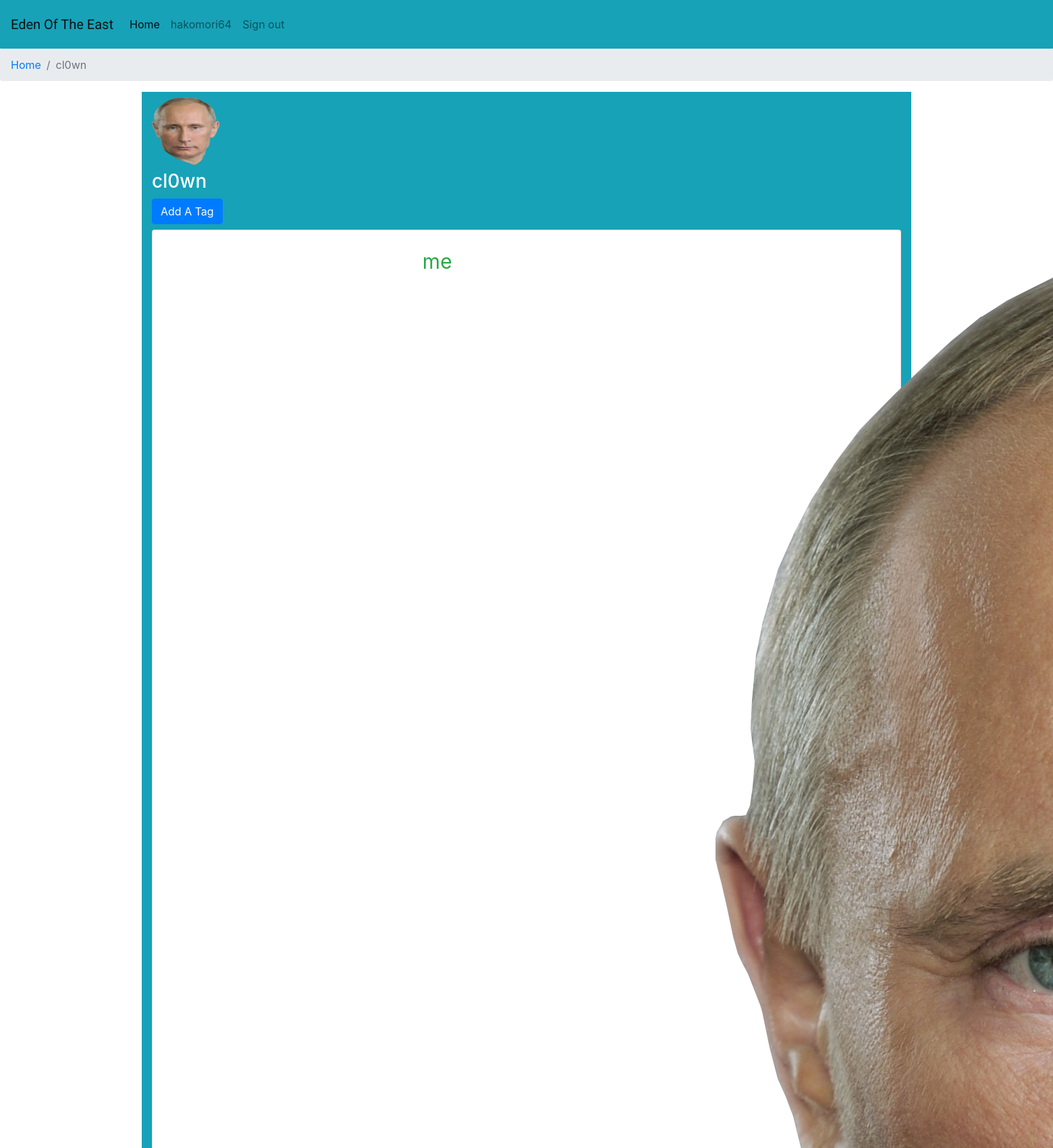
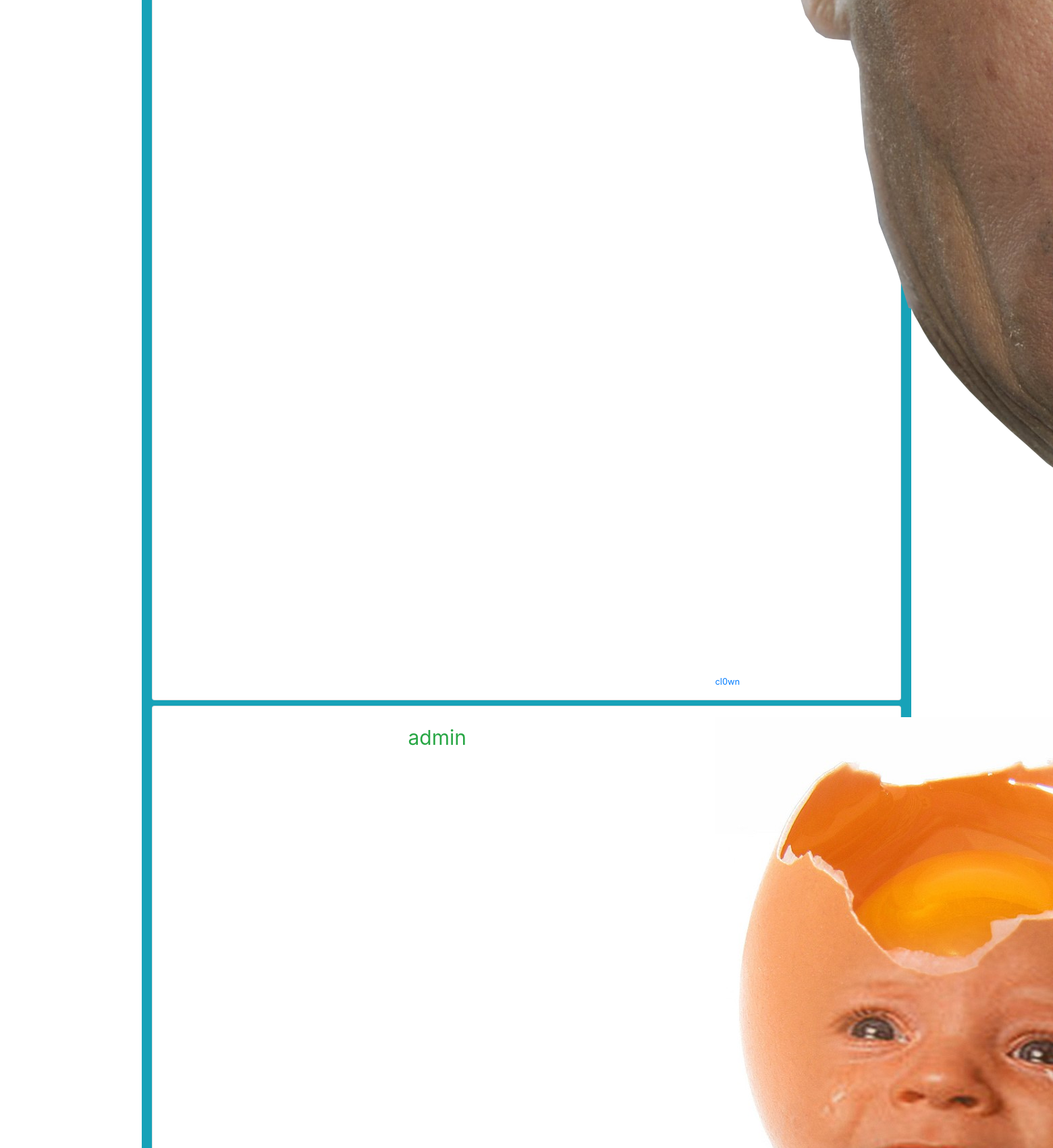
/1/ (signed in, upper part), run on the app's committed database (2 pictures, top to bottom).
### edensystem/models.py (models this page shows)
class Tag(models.Model):
    user = models.ForeignKey(User, on_delete=models.CASCADE, related_name='user_tags')
    description = models.CharField(max_length=100)
    created_by = models.ForeignKey(User, on_delete=models.CASCADE, related_name='created_tags')
    created_at = models.DateTimeField(auto_now_add=True)
    class Meta:
        ordering = ['-created_at']

### edensystem/views.py (the view)
# urls.py: path('<int:user_pk>/', views.tags, name='tags'),
def tags(request, user_pk):
    user = get_object_or_404(User, pk=user_pk)
    tags = user.user_tags.all().order_by('-created_at')
    return render(request, 'tags.html', {'each': user, 'tags': tags})

### templates/tags.html (shortened to what this page needs)
{% extends "base.html" %}
{% load thumbnail %}
{% block breadcrumb %}
<li class="breadcrumb-item"><a href="{% url 'home' %}">Home</a></li>
<li class="breadcrumb-item active">{{ each.username }}</li>
{% endblock breadcrumb %}
{% block content %}
<div class="container bg-info">
    {% if each.profile.thumbnail %}
    {% thumbnail each.profile.thumbnail "100x100" crop="center" as im %}
        <img src="{{ im.url }}" alt="user" class="my-2" width="100" height="100">
    {% endthumbnail %}
    {% else %}
        <img src="{{ each.profile.image_url }}" alt="user" class="my-2" width="100" height="100">
    {% endif %}
    <h3 class="text-white">{{ each.username }}</h3>
    <a href="{% url 'add_tag' each.pk %}" class="btn btn-primary mb-2" role="button">Add A Tag</a>
    {% for tag in tags %}
        <div class="card mb-2 px-4">
        <div class="card-body p-3">
            <div class="row">
                <div class="col-9">
                    <p class="text-success text-center mt-2" style="font-size: 30px;">{{ tag.description }}</p>
                </div>
                <div class="col-3">
                    {% if tag.user.profile.thumbnail %}
                    {% thumbnail tag.created_by.profile.thumbnail "80x80" crop="center" as im %}
                        <a href="{% url 'tags' tag.created_by.pk %}"><img src="{{ im.url }}" alt="posted_by" width="{{ im.width }}" height="{{ im.height }}"></a>
                    {% endthumbnail %}
                    {% else %}
                        <a href="{% url 'tags' tag.created_by.pk %}"><img src="{{ tag.created_by.profile.image_url }}" alt="posted_by" width="80" height="80"></a>
                    {% endif %}
                    <small class="text-center mx-auto"><a class="text-center" href="{% url 'tags' tag.created_by.pk %}">{{ tag.created_by.username }}</a></small>
                </div>
            </div>
        </div>
    </div>
{% endfor %}
</div>
{% endblock content %}

### templates/base.html (shortened to what this page needs)
{% load static %}
{% load thumbnail %}
{% load widget_tweaks %}
<!DOCTYPE html>
<html>
<head>
    <link rel="stylesheet" href="https://stackpath.bootstrapcdn.com/bootstrap/4.1.3/css/bootstrap.min.css">
</head>
<body>
    {% block body %}
    <nav class="navbar navbar-expand-lg navbar-light bg-info h-25 p-3">
        <a class="navbar-brand" href="{% url 'home' %}" style="font-family: 'Spirax', cursive;">Eden Of The East</a>
        <div class="collapse navbar-collapse" id="navbarToggler">
            <ul class="navbar-nav mr-auto">
                <li class="nav-item active">
                    <a class="nav-link" href="{% url 'home' %}">Home <span class="sr-only">(current)</span></a>
                </li>
                {% if user.is_authenticated %}
                <li class="nav-item">
                    <a href="{% url 'profile' %}" class="nav-link">{{ user.username }}</a>
                </li>
                <li class="nav-item">
                    <a class="nav-link" href="{% url 'logout' %}">Sign out</a>
                </li>
                {% endif %}
            </ul>
        </div>
    </nav>
    <nav aria-label="breadcrumb">
        <ol class="breadcrumb">
            {% block breadcrumb %}
            {% endblock breadcrumb %}
        </ol>
    </nav>
    {% block content %}
    {% endblock content %}
    {% endblock body %}
</body>
</html>

### data on the page
Tag: description "me", shows a picture, created_by.username "cl0wn"
Tag: description "admin", shows a picture

### other printed values
{{ user.username }} "hakomori64"
{{ each.username }} "cl0wn"
